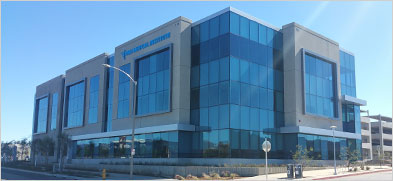
#> input picture sanmarcos.jpg, 393 x 181 px
$ python BluringSimplex.py
#> lines starting #> are read from the running program, lines starting #| are printed output that depends on the picture
import cv2
import numpy as np

img =cv2.imread('sanmarcos.jpg')
#> img is the input picture: shape (181, 393, 3); mean B, G, R 173.1, 140.8, 101
cv2.imshow("Orginal Image",img)
cv2.waitKey()

kernel_3x3=np.ones((3,3),np.float32)/7

blurred=cv2.filter2D(img,3,kernel_3x3)
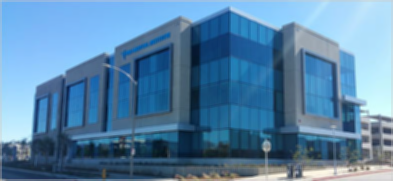
#> blurred: shape (181, 393, 3) int16; mean B, G, R 222.6, 180.9, 129.6; drawn with min black and max white
cv2.imshow("3 X 3 kernel blurring",blurred)
cv2.waitKey(0)

kernel_7x7=np.ones((7,7),np.float32)/49
blurred2=cv2.filter2D(img,-1,kernel_7x7)
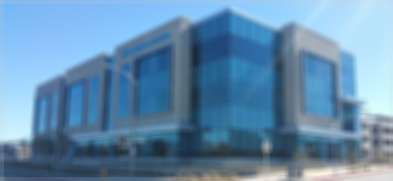
#> blurred2: shape (181, 393, 3); mean B, G, R 173.1, 140.6, 100.6
cv2.imshow("7 X 7 kernel blurring",blurred2)
cv2.waitKey(0)

cv2.destroyAllWindows()
